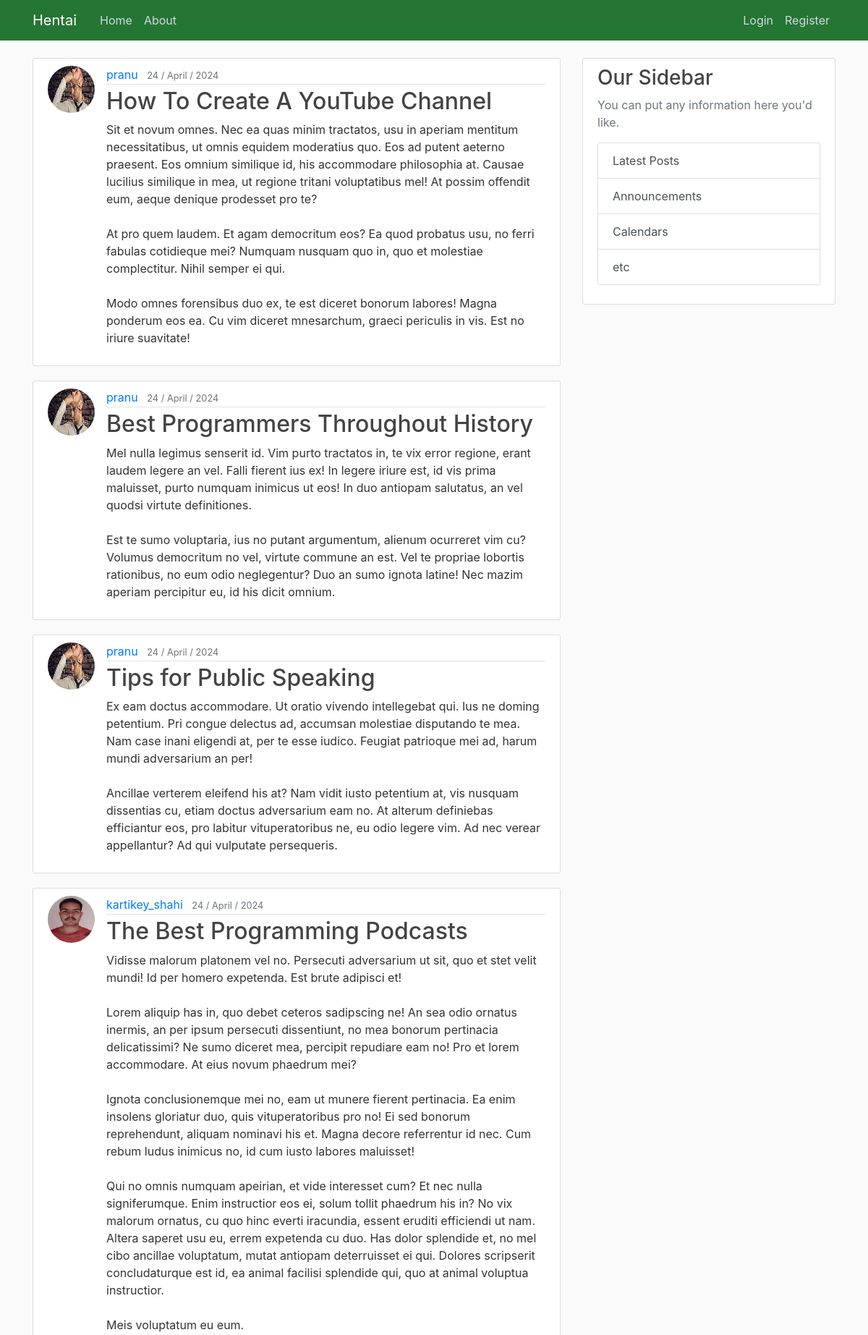
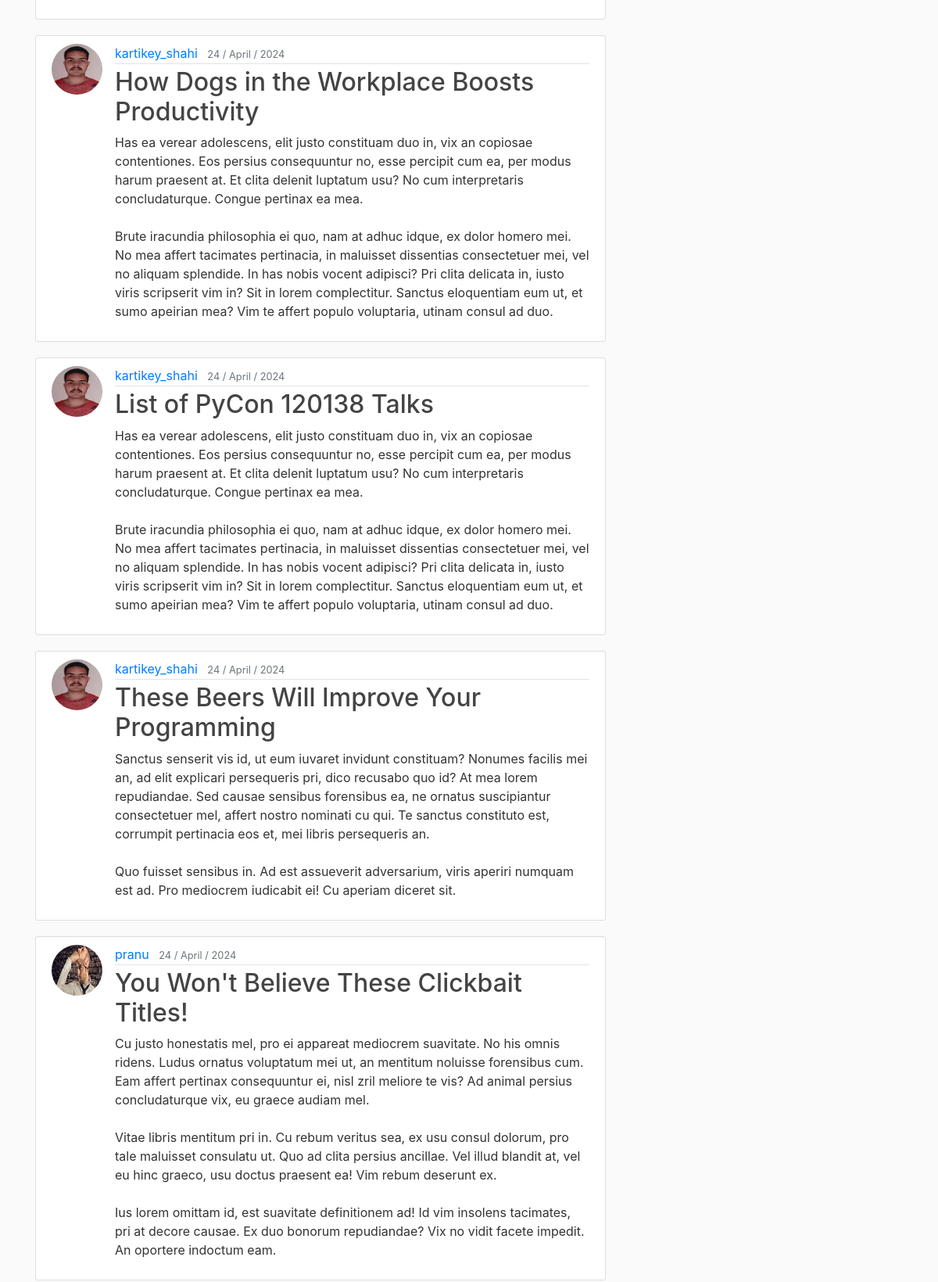
The page /home/?page=2 (upper part) on the database its author committed (2 pictures, top to bottom).
### blog/models.py (models this page shows, shortened)
class Post(models.Model):
    title = models.CharField(max_length=100)
    contents = models.TextField()
    date_posted = models.DateTimeField(default = timezone.now)
    author = models.ForeignKey(User, on_delete = models.CASCADE)

### user_authentication/models.py (models this page shows, shortened)
class Profile(models.Model):
    user = models.OneToOneField(User,on_delete=models.CASCADE) # Means that if user is deleted delete the profile but not vice versa i.e. when the profile is deleted not delete the user
    image = models.ImageField(default="default.jpg",upload_to="profile_pics")
    bio = models.CharField(max_length=250,default="A veteran of this application")

### blog/views.py (the view)
def welcome(request):
    posts_list = Post.objects.filter().order_by("-date_posted")
    page_num = request.GET.get('page',1)
    paginated = Paginator(posts_list,10)
    try:
        posts = paginated.page(page_num)
    except PageNotAnInteger:
        posts = paginated.page(1)
    except EmptyPage:
        posts = paginated.page(paginated.num_pages)
    context = {
        'posts':posts,
        'title':'Home'
    }
    return render(request,'blog/home.html',context)

### blog/templates/blog/home.html (shortened to what this page needs)
{% extends "blog/base.html" %}
{% block main %}
    {% for i in posts %}
    <article class="media content-section">
        <img class="rounded-circle article-img" src="{{ i.author.profile.image.url }}">
        <div class="media-body">
          <div class="article-metadata">
            <a class="mr-2" href="{% url 'profile-view' i.author.username %}">{{ i.author }}</a>
            <small class="text-muted">{{ i.date_posted | date:"d / F / Y" }}</small>
          </div>
          <h2><a class="article-title" href="{% url 'post-detail' i.id %}">{{ i.title }}</a></h2>
          <p class="article-content">{{i.contents}}</p>
        </div>
      </article>
    {% endfor %}
{% endblock main %}

### blog/static/blog/main.css (style rules this page uses)
body { background: #fafafa; color: #333333; margin-top: 5rem; }
h1, h2, h3, h4, h5, h6 { color: #444444; }
.content-section { background: #ffffff; padding: 10px 20px; border: 1px solid #dddddd; border-radius: 3px; margin-bottom: 20px; }
.article-title { color: #444444; }
.article-content { white-space: pre-line; }
.article-img { height: 65px; width: 65px; margin-right: 16px; }
.article-metadata { padding-bottom: 1px; margin-bottom: 4px; border-bottom: 1px solid #e3e3e3; }

### rows shown on the page
Post: author.profile.image (picture), author "pranu", date_posted "24 / April / 2024", title "How To Create A YouTube Channel", contents "Sit et novum omnes. Nec ea quas minim tractatos, usu in aperiam mentitum necessitatibus, ut omnis equidem moderatius quo. Eos ad putent aeterno praesent. Eos omnium similique id, his accommodare philosophia at. Causae lucilius similique in mea, ut regione tritani voluptatibus mel! At possim offendit eum, aeque denique prodesset pro te? At pro quem laudem. Et agam democritum eos? Ea quod probatus usu, no ferri fabulas cotidieque mei? Numquam nusquam quo in, quo et molestiae complectitur. Nihil semper ei qui. Modo omnes forensibus duo ex, te est diceret bonorum labores! Magna ponderum eos ea. Cu vim diceret mnesarchum, graeci periculis in vis. Est no iriure suavitate!"
Post: author.profile.image (picture), author "pranu", date_posted "24 / April / 2024", title "Best Programmers Throughout History", contents "Mel nulla legimus senserit id. Vim purto tractatos in, te vix error regione, erant laudem legere an vel. Falli fierent ius ex! In legere iriure est, id vis prima maluisset, purto numquam inimicus ut eos! In duo antiopam salutatus, an vel quodsi virtute definitiones. Est te sumo voluptaria, ius no putant argumentum, alienum ocurreret vim cu? Volumus democritum no vel, virtute commune an est. Vel te propriae lobortis rationibus, no eum odio neglegentur? Duo an sumo ignota latine! Nec mazim aperiam percipitur eu, id his dicit omnium."
Post: author.profile.image (picture), author "pranu", date_posted "24 / April / 2024", title "Tips for Public Speaking", contents "Ex eam doctus accommodare. Ut oratio vivendo intellegebat qui. Ius ne doming petentium. Pri congue delectus ad, accumsan molestiae disputando te mea. Nam case inani eligendi at, per te esse iudico. Feugiat patrioque mei ad, harum mundi adversarium an per! Ancillae verterem eleifend his at? Nam vidit iusto petentium at, vis nusquam dissentias cu, etiam doctus adversarium eam no. At alterum definiebas efficiantur eos, pro labitur vituperatoribus ne, eu odio legere vim. Ad nec verear appellantur? Ad qui vulputate persequeris."
Post: author.profile.image (picture), author "kartikey_shahi", date_posted "24 / April / 2024", title "The Best Programming Podcasts", contents "Vidisse malorum platonem vel no. Persecuti adversarium ut sit, quo et stet velit mundi! Id per homero expetenda. Est brute adipisci et! Lorem aliquip has in, quo debet ceteros sadipscing ne! An sea odio ornatus inermis, an per ipsum persecuti dissentiunt, no mea bonorum pertinacia delicatissimi? Ne sumo diceret mea, percipit repudiare eam no! Pro et lorem accommodare. At eius novum phaedrum mei? Ignota conclusionemque mei no, eam ut munere fierent pertinacia. Ea enim insolens gloriatur duo, quis vituperatoribus pro no! Ei sed bonorum reprehendunt, aliquam nominavi his et. Magna decore referrentur id nec. Cum rebum ludus inimicus no, id cum iusto labores maluisset! Qui no omnis numquam…"
Post: author.profile.image (picture), author "kartikey_shahi", date_posted "24 / April / 2024", title "How Dogs in the Workplace Boosts Productivity", contents "Has ea verear adolescens, elit justo constituam duo in, vix an copiosae contentiones. Eos persius consequuntur no, esse percipit cum ea, per modus harum praesent at. Et clita delenit luptatum usu? No cum interpretaris concludaturque. Congue pertinax ea mea. Brute iracundia philosophia ei quo, nam at adhuc idque, ex dolor homero mei. No mea affert tacimates pertinacia, in maluisset dissentias consectetuer mei, vel no aliquam splendide. In has nobis vocent adipisci? Pri clita delicata in, iusto viris scripserit vim in? Sit in lorem complectitur. Sanctus eloquentiam eum ut, et sumo apeirian mea? Vim te affert populo voluptaria, utinam consul ad duo."
Post: author.profile.image (picture), author "kartikey_shahi", date_posted "24 / April / 2024", title "List of PyCon 120138 Talks", contents "Has ea verear adolescens, elit justo constituam duo in, vix an copiosae contentiones. Eos persius consequuntur no, esse percipit cum ea, per modus harum praesent at. Et clita delenit luptatum usu? No cum interpretaris concludaturque. Congue pertinax ea mea. Brute iracundia philosophia ei quo, nam at adhuc idque, ex dolor homero mei. No mea affert tacimates pertinacia, in maluisset dissentias consectetuer mei, vel no aliquam splendide. In has nobis vocent adipisci? Pri clita delicata in, iusto viris scripserit vim in? Sit in lorem complectitur. Sanctus eloquentiam eum ut, et sumo apeirian mea? Vim te affert populo voluptaria, utinam consul ad duo."
Post: author.profile.image (picture), author "kartikey_shahi", date_posted "24 / April / 2024", title "These Beers Will Improve Your Programming", contents "Sanctus senserit vis id, ut eum iuvaret invidunt constituam? Nonumes facilis mei an, ad elit explicari persequeris pri, dico recusabo quo id? At mea lorem repudiandae. Sed causae sensibus forensibus ea, ne ornatus suscipiantur consectetuer mel, affert nostro nominati cu qui. Te sanctus constituto est, corrumpit pertinacia eos et, mei libris persequeris an. Quo fuisset sensibus in. Ad est assueverit adversarium, viris aperiri numquam est ad. Pro mediocrem iudicabit ei! Cu aperiam diceret sit."
Post: author.profile.image (picture), author "pranu", date_posted "24 / April / 2024", title "You Won't Believe These Clickbait Titles!", contents "Cu justo honestatis mel, pro ei appareat mediocrem suavitate. No his omnis ridens. Ludus ornatus voluptatum mei ut, an mentitum noluisse forensibus cum. Eam affert pertinax consequuntur ei, nisl zril meliore te vis? Ad animal persius concludaturque vix, eu graece audiam mel. Vitae libris mentitum pri in. Cu rebum veritus sea, ex usu consul dolorum, pro tale maluisset consulatu ut. Quo ad clita persius ancillae. Vel illud blandit at, vel eu hinc graeco, usu doctus praesent ea! Vim rebum deserunt ex. Ius lorem omittam id, est suavitate definitionem ad! Id vim insolens tacimates, pri at decore causae. Ex duo bonorum repudiandae? Vix no vidit facete impedit. An oportere indoctum eam."
